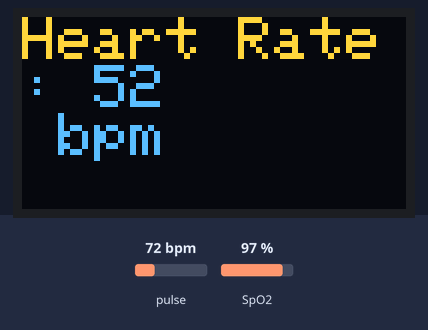
A sketch run on a simulated Arduino Uno, built with avr-gcc and run on an emulated ATmega328P. Parts: 128×64 one-colour display. Inputs (shaded band) come from the test bench; at power-on: pulse 72 bpm, SpO2 97 %. The OLED is the two-colour kind (top 16 rows yellow); what the sketch prints to the serial monitor is not drawn.

Above: at 4.2 s.
4.3 s: pulse set to 42 bpm
At 5.5 s:
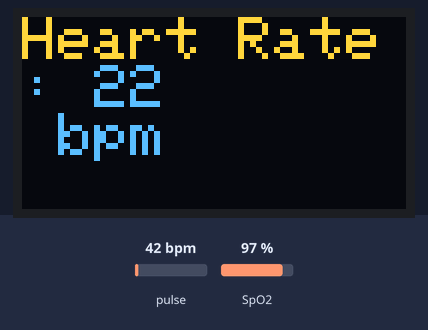
6.1 s: pulse set to 70 bpm
At 7.0 s:
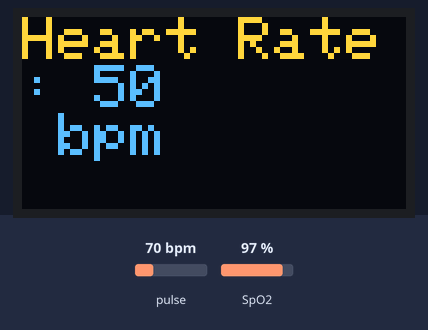
8.1 s: pulse set to 100 bpm
At 9.7 s:
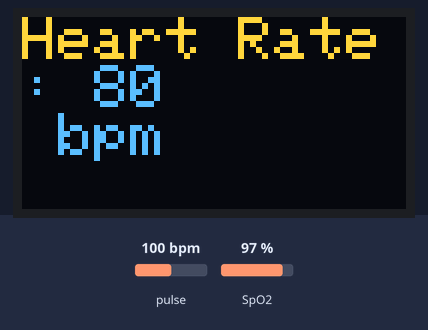
Timing chart, 0 to 11.2 s (numbered marks = the images above; inputs shaded):
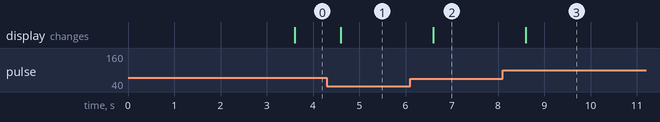

The sketch:

OGPulseOx.ino
```cpp
/*
  Hardware Connections (Breakoutboard to Arduino):
  -5V = 5V (3.3V is allowed)
  -GND = GND
  -SDA = A4 (or SDA)
  -SCL = A5 (or SCL)
  -INT = Not connected

  The MAX30105 Breakout can handle 5V or 3.3V I2C logic. We recommend powering the board with 5V
  but it will also run at 3.3V.
*/

#include <Wire.h>
#include "MAX30105.h"
#include "spo2_algorithm.h"
#include <Adafruit_SSD1306.h>
#include <Adafruit_GFX.h>

#define OLED_WIDTH 128
#define OLED_HEIGHT 64
#define OLED_ADDR   0x3C


MAX30105 particleSensor;
Adafruit_SSD1306 display(OLED_WIDTH,OLED_HEIGHT);

#define MAX_BRIGHTNESS 255

#if defined(__AVR_ATmega328P__) || defined(__AVR_ATmega168__)
//Arduino Uno doesn't have enough SRAM to store 50 samples of IR led data and red led data in 32-bit format
//To solve this problem, 16-bit MSB of the sampled data will be truncated. Samples become 16-bit data.
uint16_t irBuffer[50]; //infrared LED sensor data
uint16_t redBuffer[50];  //red LED sensor data
#else
uint32_t irBuffer[50]; //infrared LED sensor data
uint32_t redBuffer[50];  //red LED sensor data
#endif

int32_t bufferLength; //data length
int32_t spo2; //SPO2 value
int8_t validSPO2; //indicator to show if the SPO2 calculation is valid
int32_t heartRate; //heart rate value
int8_t validHeartRate; //indicator to show if the heart rate calculation is valid

void setup()
{
  Serial.begin(115200); // initialize serial communication at 115200 bits per second:

  display.begin(SSD1306_SWITCHCAPVCC, OLED_ADDR);
  display.clearDisplay(); // clear display

  display.setTextSize(2);          // text size
  display.setTextColor(WHITE);     // text color
  display.setCursor(0, 0);        // position to display
  display.println("   Ben's");
  display.println(" Pulse Ox");
  display.display();               // show on OLED
  delay(2000);

  // Initialize sensor
  if (!particleSensor.begin(Wire, I2C_SPEED_FAST)) //Use default I2C port, 400kHz speed
  {
    Serial.println(F("MAX30105 was not found. Please check wiring/power."));
    while (1);
  }

  particleSensor.setup(55, 4, 2, 200, 411, 4096); //Configure sensor with these settings
}

void loop()
{

  bufferLength = 50;
  //read the first 50 samples, and determine the signal range
  for (byte i = 0 ; i < bufferLength ; i++)
  {
    while (particleSensor.available() == false) //do we have new data?
      particleSensor.check(); //Check the sensor for new data

    redBuffer[i] = particleSensor.getRed();
    irBuffer[i] = particleSensor.getIR();
    particleSensor.nextSample(); //We're finished with this sample so move to next sample

    Serial.print(F("red="));
    Serial.print(redBuffer[i], DEC);
    Serial.print(F(", ir="));
    Serial.println(irBuffer[i], DEC);
  }

  //calculate heart rate and SpO2 after first 50 samples (first 4 seconds of samples)
  maxim_heart_rate_and_oxygen_saturation(irBuffer, bufferLength, redBuffer, &spo2, &validSPO2, &heartRate, &validHeartRate);

  //Continuously taking samples from MAX30102.  Heart rate and SpO2 are calculated every 1 second
  while (1)
  {
    //dumping the first 25 sets of samples in the memory and shift the last 25 sets of samples to the top
    for (byte i = 25; i < 50; i++)
    {
      redBuffer[i - 25] = redBuffer[i];
      irBuffer[i - 25] = irBuffer[i];
    }

    //take 25 sets of samples before calculating the heart rate.
    for (byte i = 25; i < 50; i++)
    {
      while (particleSensor.available() == false) //do we have new data?
        particleSensor.check(); //Check the sensor for new data

      redBuffer[i] = particleSensor.getRed();
      irBuffer[i] = particleSensor.getIR();
      particleSensor.nextSample(); //We're finished with this sample so move to next sample

      Serial.print(F("red="));
      Serial.print(redBuffer[i], DEC);
      Serial.print(F(", ir="));
      Serial.print(irBuffer[i], DEC);

      Serial.print(F(", HR="));
      Serial.print(heartRate, DEC);

      Serial.print(F(", HRvalid="));
      Serial.print(validHeartRate, DEC);

      Serial.print(F(", SPO2="));
      Serial.print(spo2, DEC);

      Serial.print(F(", SPO2Valid="));
      Serial.println(validSPO2, DEC);

    }

    //After gathering 25 new samples recalculate HR and SP02
    maxim_heart_rate_and_oxygen_saturation(irBuffer, bufferLength, redBuffer, &spo2, &validSPO2, &heartRate, &validHeartRate);


  display.clearDisplay();

  display.setTextSize(2);
  display.setTextColor(WHITE);
  display.setCursor(0, 0);
  display.cp437(true);         // Use full 256 char 'Code Page 437' font

  if(validSPO2 && validHeartRate) {
    display.print(F("Heart Rate: ")); display.println(heartRate -20, DEC); display.println(F(" bpm\n"));
    display.print(F("Blood Oxygen: ")); display.println(spo2, DEC); display.println(F(" %"));
  } else {
    display.println("   Not");
    display.println(" Detected");
  }
  display.display();
  }

}
```

Measured:
- after the input at 4.3 s, the display: changes after 0.30 s (image 1)
- after the input at 6.1 s, the display: changes after 0.50 s (image 2)
- after the input at 8.1 s, the display: changes after 0.50 s (image 3)
